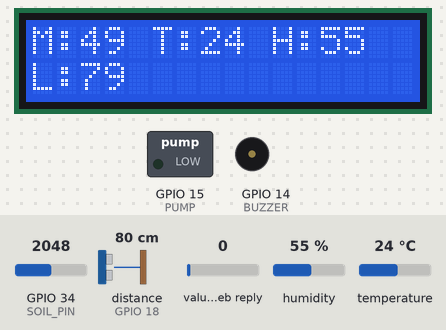
Simulated run of this sketch. Board: ESP32. On the bench: 16×2 character LCD, switched loads named in the sketch (green lamp = pin HIGH), buzzer (waves = sounding, pin HIGH). Wiring (inferred from the names in the program): ultrasonic range finder: trigger GPIO 19; echo GPIO 18. The test bench sets the inputs (shaded band); at power-on: distance to the obstacle (sensor on GPIO 18) 80 cm, humidity 55 %, GPIO 34 (SOIL_PIN) = 2048, temperature 24 °C, value in the web reply 0. The echo pulse lasts 58.3 µs per cm; WiFi joins after 1.5 s; servers stay silent unless stated; the modem accepts every AT command (registered, SIM ready, sends succeed) and sends nothing else; web services answer with replies made up by the test bench; pins used as bus, display or sensor lines are not drawn; what the sketch prints to the serial monitor is not drawn.

Above: at 3.7 s.
3.8 s: distance to the obstacle (sensor on GPIO 18) set to 12 cm
At 5.5 s:
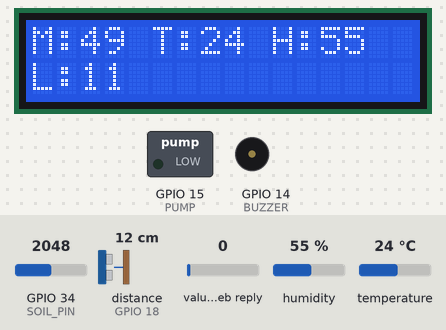
6.2 s: distance to the obstacle (sensor on GPIO 18) set to 9 cm
At 7.7 s:
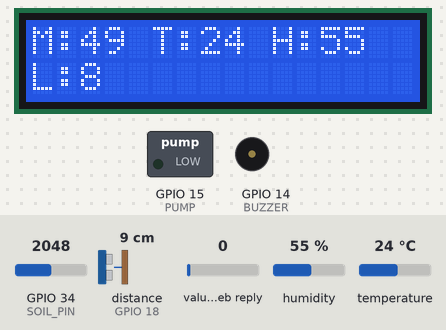
8.6 s: humidity set to 22 %
At 10.7 s:
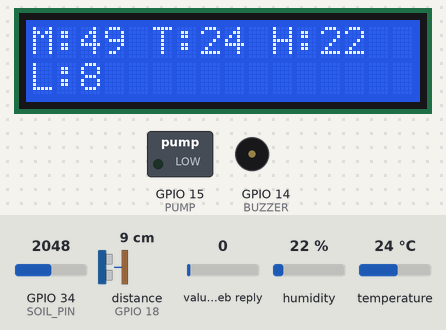
11.6 s: GPIO 34 (SOIL_PIN) set to 2866
At 12.6 s:
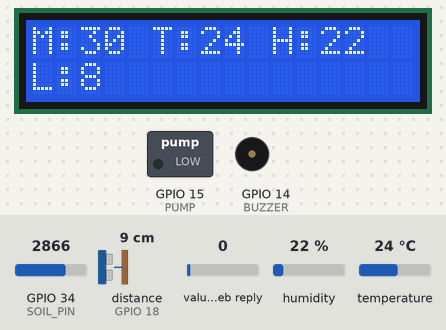
13.7 s: temperature set to 12 °C
At 15.5 s:
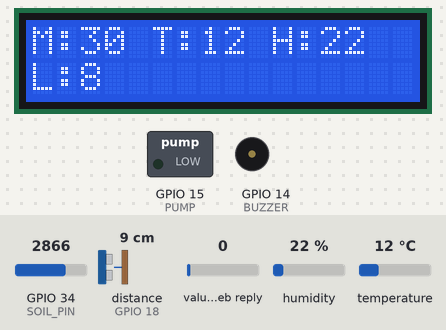
15.8 s: GPIO 34 (SOIL_PIN) set to 3972
At 17.9 s:
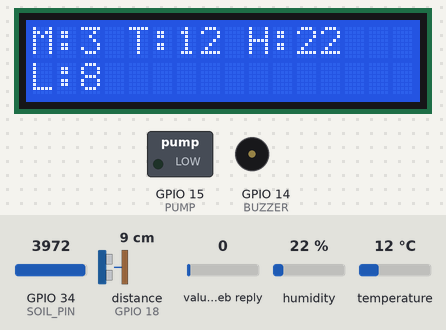
Timing chart, 0 to 19.2 s (numbered marks = the images above; inputs shaded):
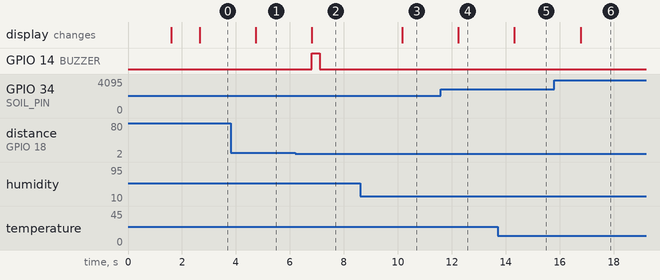

The sketch:

AgroSmartHill_ESP32.ino
```cpp
#include <WiFi.h>
#include <HTTPClient.h>
#include <Wire.h>
#include <LiquidCrystal_I2C.h>
#include <DHT.h>

// ---------------- WIFI ----------------
const char* ssid = "purple";
const char* password = "1234567890";

// ---------------- THINGSPEAK ----------------
String writeAPI = "W2GIA6QFFBRUFPVJ";
String readAPI  = "QJ1XYSVFRCN1HV98";
String channelID = "3296702";

// ---------------- LCD ----------------
LiquidCrystal_I2C lcd(0x27,16,2);

// ---------------- DHT ----------------
#define DHTPIN 4
#define DHTTYPE DHT11
DHT dht(DHTPIN,DHTTYPE);

// ---------------- PINS ----------------
#define SOIL_PIN 34
#define TRIG 19
#define ECHO 18
#define PUMP 15
#define BUZZER 14

// ---------------- GSM ----------------
#define RXD2 16
#define TXD2 17
HardwareSerial gsm(2);

// ---------------- VARIABLES ----------------
int moisture;
float temp;
float hum;
long duration;
int distance;
int command = 0;
int threshold = 40;
int alertFlag = 0;

unsigned long lastUpdate = 0;

// ✅ AUTO RESET VARIABLES
unsigned long alertTime = 0;
unsigned long resetDelay = 300000; // 5 minutes

// =====================================================

void setup()
{
  Serial.begin(115200);
  gsm.begin(9600, SERIAL_8N1, RXD2, TXD2);

  pinMode(TRIG, OUTPUT);
  pinMode(ECHO, INPUT);
  pinMode(PUMP, OUTPUT);
  pinMode(BUZZER, OUTPUT);

  lcd.init();
  lcd.backlight();
  dht.begin();

  lcd.print("Connecting WiFi");
  Serial.println("Connecting WiFi...");

  WiFi.begin(ssid,password);

  while(WiFi.status()!=WL_CONNECTED)
  {
    delay(500);
    Serial.print(".");
  }

  lcd.clear();
  lcd.print("WiFi Connected");

  Serial.println("\nWiFi Connected ✅");
  delay(1000);
}

// =====================================================

void loop()
{
  // -------- SOIL --------
  int raw = analogRead(SOIL_PIN);
  moisture = map(raw,4095,0,0,100);

  // -------- DHT --------
  temp = dht.readTemperature();
  hum  = dht.readHumidity();

  // -------- ULTRASONIC --------
  digitalWrite(TRIG,LOW);
  delayMicroseconds(2);
  digitalWrite(TRIG,HIGH);
  delayMicroseconds(10);
  digitalWrite(TRIG,LOW);

  duration = pulseIn(ECHO,HIGH);
  distance = duration * 0.034 / 2;

  // -------- SERIAL --------
  Serial.println("\n------ SENSOR DATA ------");
  Serial.print("Soil Moisture: "); Serial.print(moisture); Serial.println(" %");
  Serial.print("Temperature: "); Serial.print(temp); Serial.println(" C");
  Serial.print("Humidity: "); Serial.print(hum); Serial.println(" %");
  Serial.print("Water Level: "); Serial.print(distance); Serial.println(" cm");
  Serial.println("-------------------------");

  // -------- LCD --------
  lcd.clear();
  lcd.print("M:"); lcd.print(moisture);
  lcd.print(" T:"); lcd.print((int)temp);
  lcd.print(" H:"); lcd.print((int)hum);

  lcd.setCursor(0,1);
  lcd.print("L:"); lcd.print(distance);

  // -------- THINGSPEAK --------
  if(millis() - lastUpdate > 15000)
  {
    sendThingSpeak();
    readCommand();
    lastUpdate = millis();
  }

  // -------- ALERT CONDITION --------
  if((moisture < 40 || distance < 10) && alertFlag == 0)
  {
    alertFlag = 1;
    alertTime = millis();   // store alert time

    Serial.println("⚠️ ALERT: Soil Dry OR Water Low");

    digitalWrite(BUZZER,HIGH);
    delay(300);
    digitalWrite(BUZZER,LOW);

    sendSMS();
  }

  // -------- AUTO RESET AFTER TIME --------
  if(alertFlag == 1 && millis() - alertTime > resetDelay)
  {
    Serial.println("🔄 Auto Reset Alert");
    alertFlag = 0;
  }

  // -------- IDEAL RESET --------
  if(moisture > 70 && distance <= 5)
  {
    alertFlag = 0;
  }

  delay(1000);
}

// =====================================================
// 📡 THINGSPEAK
// =====================================================
void sendThingSpeak()
{
  if(WiFi.status()==WL_CONNECTED)
  {
    Serial.println("Sending to ThingSpeak...");

    HTTPClient http;

    String url="http://api.thingspeak.com/update?api_key="+writeAPI+
    "&field1="+String(temp)+
    "&field2="+String(hum)+
    "&field3="+String(moisture)+
    "&field4="+String(distance);

    http.begin(url);
    http.GET();
    http.end();
  }
}

void readCommand()
{

HTTPClient http;

String url="http://api.thingspeak.com/channels/"+channelID+"/feeds/last.json?api_key="+readAPI;

http.begin(url);
int httpCode=http.GET();

if(httpCode>0)
{

String payload=http.getString();

int f1=payload.indexOf("field1\":\"");
int f2=payload.indexOf("field2\":\"");

command = payload.substring(f1+9,f1+10).toInt();
threshold = payload.substring(f2+9,f2+11).toInt();

}

http.end();

// PUMP CONTROL


if(command==1)
digitalWrite(PUMP,HIGH);

if(command==2)
digitalWrite(PUMP,LOW);

}

// =====================================================
// 📩 SMS FUNCTION
// =====================================================
void sendSMS()
{
  Serial.println("📩 Sending SMS...");

  gsm.println("AT");
  delay(500);

  gsm.println("AT+CMGF=1");
  delay(500);

  gsm.println("AT+CMGS=\"+919491544680\"");
  delay(500);

  gsm.print("ALERT!\n");

  if(moisture < 40)
  {
    gsm.print("Soil is DRY!\n");
    gsm.print("Moisture: ");
    gsm.print(moisture);
  }

  if(distance >=8)
  {
    gsm.print("\nWater Level LOW!\n");
    gsm.print("Distance: ");
    gsm.print(distance);
  }

  gsm.print("\nTemp: "); gsm.print(temp);
  gsm.print("\nHumidity: "); gsm.print(hum);

  delay(500);
  gsm.write(26);

  Serial.println("SMS Sent ✅");
}
```

Measured:
- after the input at 3.8 s, the display: changes after 0.93 s (image 1)
- after the input at 6.2 s, GPIO 14 (BUZZER): LOW → HIGH after 0.61 s, → LOW 0.30 s later; the display: changes after 0.61 s (image 2)
- after the input at 8.6 s, the display: changes after 1.6 s (image 3)
- after the input at 11.6 s, the display: changes after 0.64 s (image 4)
- after the input at 13.7 s, the display: changes after 0.61 s (image 5)
- after the input at 15.8 s, the display: changes after 0.99 s (image 6)
